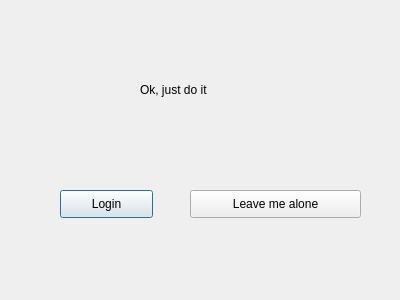
<?xml version="1.0" encoding="UTF-8"?>
<ui version="4.0">
 <class>LoginDig</class>
 <widget class="QDialog" name="LoginDig">
  <property name="geometry">
   <rect>
    <x>0</x>
    <y>0</y>
    <width>400</width>
    <height>300</height>
   </rect>
  </property>
  <property name="windowTitle">
   <string>Dialog</string>
  </property>
  <widget class="QLabel" name="label">
   <property name="geometry">
    <rect>
     <x>140</x>
     <y>80</y>
     <width>131</width>
     <height>20</height>
    </rect>
   </property>
   <property name="text">
    <string>Ok, just do it</string>
   </property>
  </widget>
  <widget class="QPushButton" name="leaveButton">
   <property name="geometry">
    <rect>
     <x>60</x>
     <y>190</y>
     <width>93</width>
     <height>28</height>
    </rect>
   </property>
   <property name="text">
    <string>Login</string>
   </property>
  </widget>
  <widget class="QPushButton" name="pushButton">
   <property name="geometry">
    <rect>
     <x>190</x>
     <y>190</y>
     <width>171</width>
     <height>28</height>
    </rect>
   </property>
   <property name="text">
    <string>Leave me alone</string>
   </property>
  </widget>
 </widget>
 <resources/>
 <connections>
  <connection>
   <sender>leaveButton</sender>
   <signal>clicked()</signal>
   <receiver>LoginDig</receiver>
   <slot>accept()</slot>
   <hints>
    <hint type="sourcelabel">
     <x>97</x>
     <y>204</y>
    </hint>
    <hint type="destinationlabel">
     <x>182</x>
     <y>255</y>
    </hint>
   </hints>
  </connection>
  <connection>
   <sender>pushButton</sender>
   <signal>clicked()</signal>
   <receiver>LoginDig</receiver>
   <slot>reject()</slot>
   <hints>
    <hint type="sourcelabel">
     <x>256</x>
     <y>207</y>
    </hint>
    <hint type="destinationlabel">
     <x>353</x>
     <y>254</y>
    </hint>
   </hints>
  </connection>
 </connections>
</ui>
